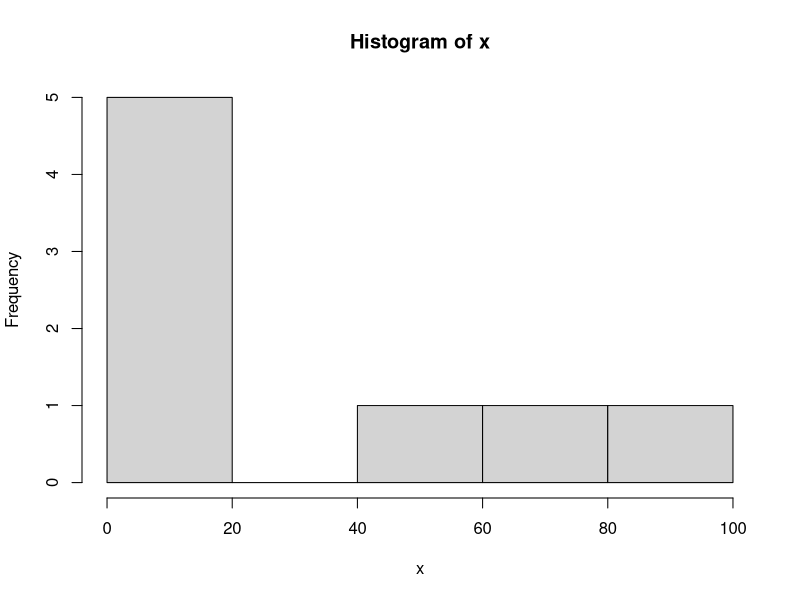
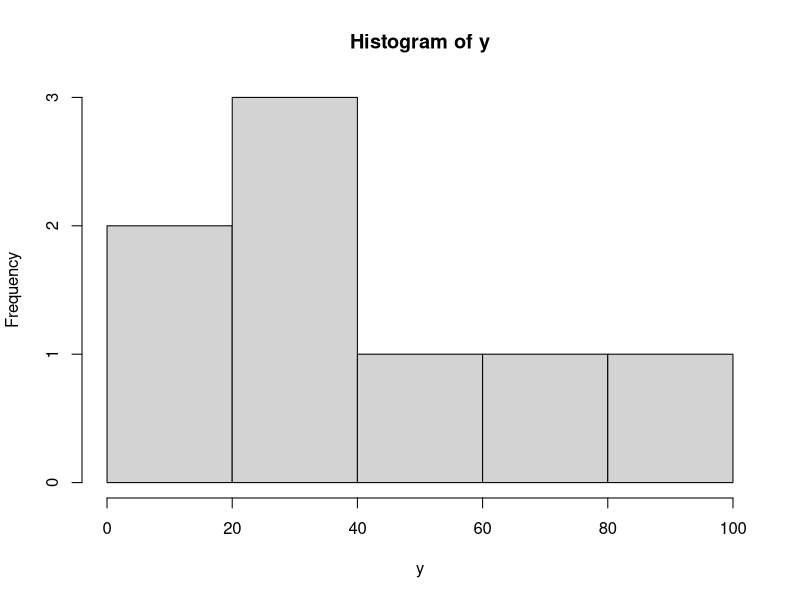
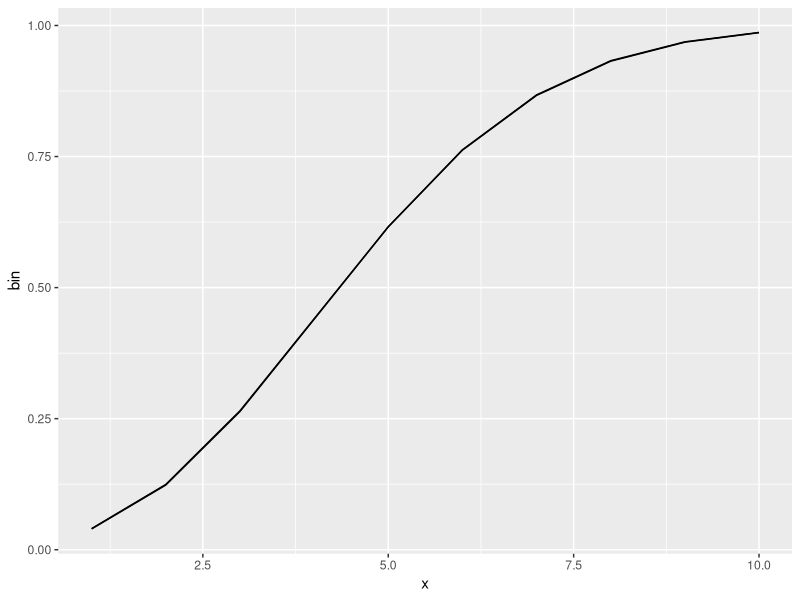
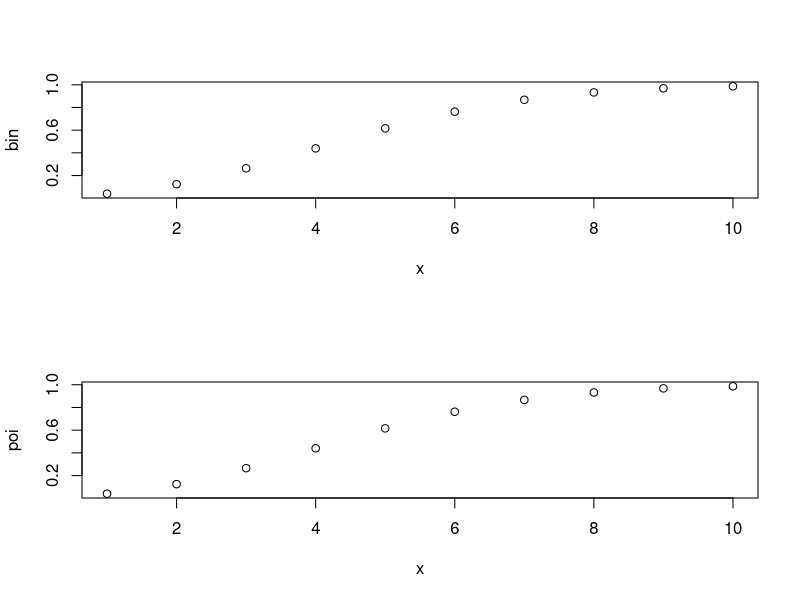
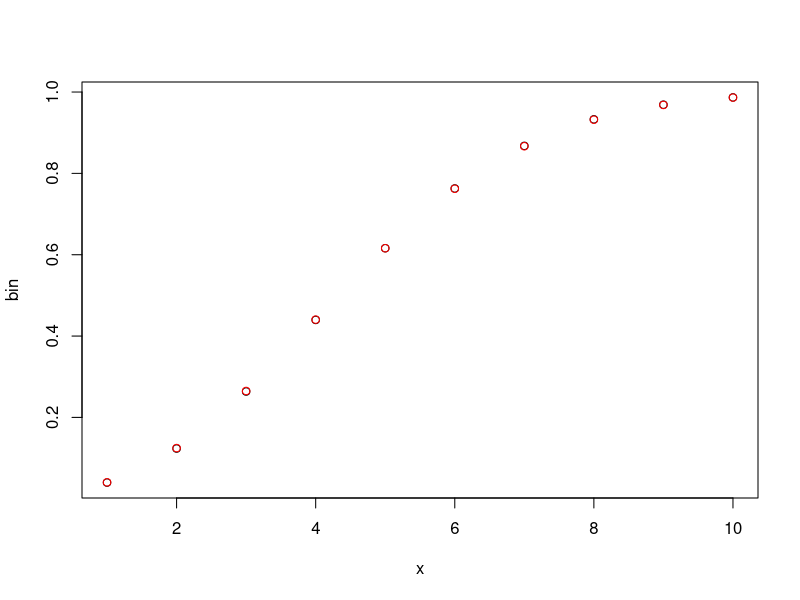
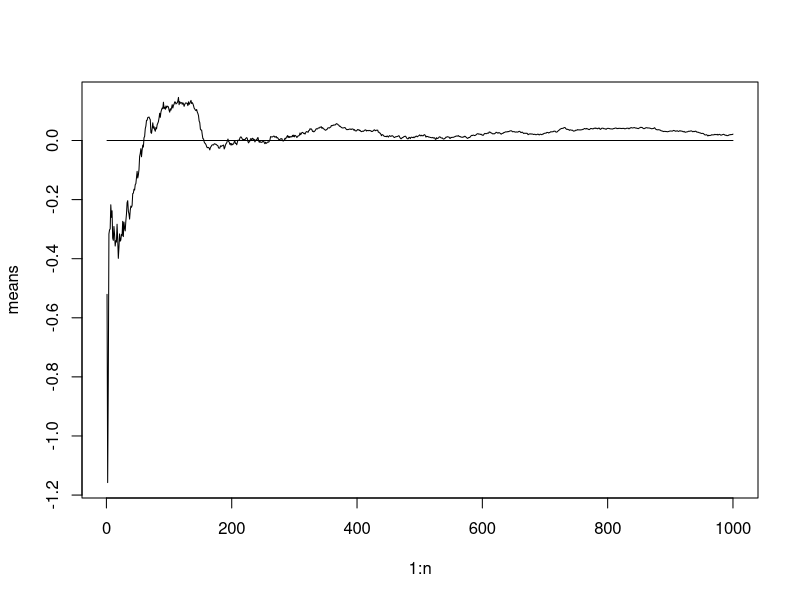
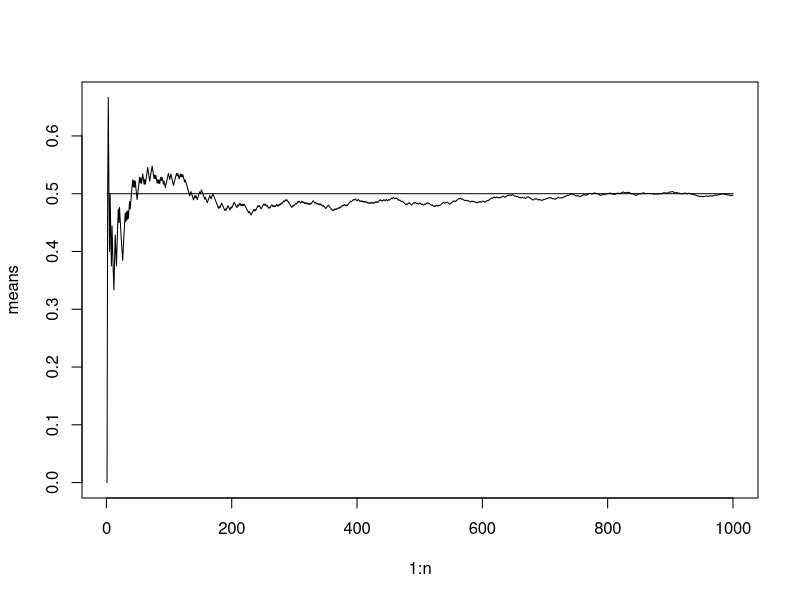
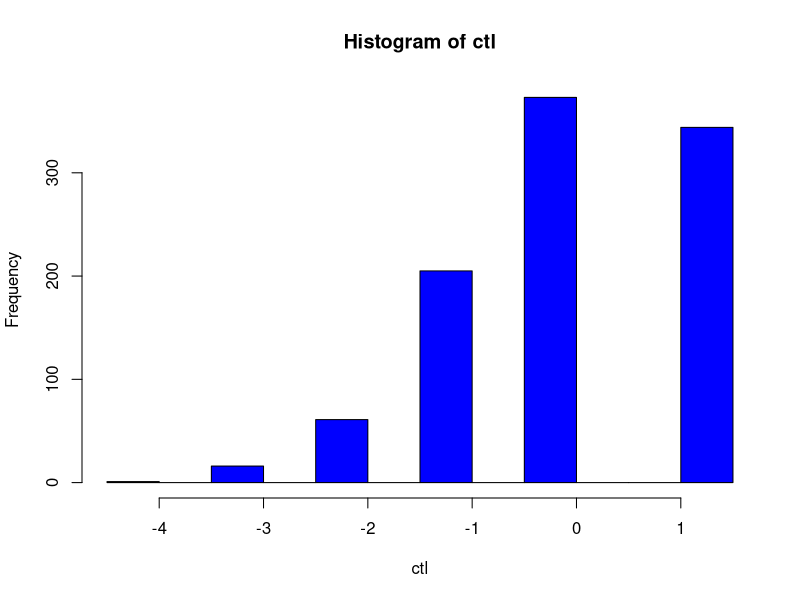

Source code (R) for these figures, in order:


x <- c(1,2,43,2,14,67,8,90)
y <- c(3,45,37,94,69,35,23,3)
x+y
median(x)
median(y)
mean(c(11,36))
median(c(x,y))

library(ggplot2)

hist(x)
hist(y)
density(x)
3.25
((14+43)/2+(67+90)/2)/2













x <- 1:10
bin <- pbinom(x,500,0.01)
poi <- ppois(x,500*0.01)

prob <- data.frame(x,bin,poi)

ggplot(prob, aes(x))+
  geom_line(aes(y=bin))+
  geom_line(aes(y=poi))

par(mfrow=c(2,1))  
plot(x,bin)
plot(x,poi)
dev.off()

plot(x,bin)
points(x,poi, col="red")



### Legge dei grandi numeri con distibuzione normale standard, l'asintoto delle medie converge a zero, mu.
n <- 1000
means <- cumsum(rnorm(n))/(1:n)

plot(1:n, means, type = "l")
lines(1:n,rep(0,1000))

### Legge dei grandi numeri con distibuzione bernulliana
means <- cumsum(sample(0:1,n,replace = T))/(1:n)

plot(1:n, means, type = "l")
lines(1:n,rep(0.5,1000))






### teorema centrale del limite

# CTL_bernulli: n di eventi iid che compongono il campione, p probabilità di ogni evento  
# dato n e p dimostra che la media del campione converge ad una distribuzione normale standard 

CTL_bernulli <- function(n,p){
  t <- 1:1000
  for (i in t){
    means[i] <- sum(sample(0:1,n,replace = T, prob = c(1-p,p)))/n
  }
  ctl <- (means-p)*sqrt(n)/sqrt(p*(1-p))
  
  col <- switch(n/10, "blue", "red","green")
  hist(ctl,col = col)
}

CTL_bernulli(10,0.9)

switch(n/10,hist(ctl, col="blue"), hist(ctl, col="red"), hist(ctl, col="green"), hist(ctl, col="yellow"))










x <-  seq(50, 150,1)
plot(x = x,
     y = dnorm(x,100,15),
     type = "l",                            # Specify that you want to plot a line graph
     lwd = 2,                               # Thickness of line
     lty = 1,
     col = "black",                          # Colour of line
     xlim=c(40,160),                          # Set limit of x-axis
     frame.plot=TRUE,                       # Do plot the frame of the graph
     xlab=" ",                    # Title for x-axis
     ylab= " ",                             # Title for y-axis
     axes = FALSE,                          # Don't plot the scales by default
     main=paste(" "))     # Main title
title(main="Area Under a Normal Distribution") # "line" adjusts distance to axis, cex.lab adjusts size
title(xlab="Standard Deviation") #  # "line" adj
Axis(side=1,at=seq(40, 160, by = 10))
Axis(side=2, labels=FALSE)

# Create data for the area to shade +-3SD
cord.1x <-  c(80,seq(80,120,0.01),120) 
cord.1y <-  c(0,dnorm(seq(80,120,0.01)),0) 
# Make a curve
#curve(dnorm(x,100,15), xlim=c(40,160), main='Standard Normal',lwd=2) 
# Add the shaded area.
polygon(cord.1x,cord.1y,col='grey60')
#dev.off()




dat <-  data.frame(x, y=dnorm(x,100,15))
ggplot(data = dat, mapping = aes(x = x, y = y)) +
  geom_line()+
  geom_area(mapping = aes(x = ifelse(x>100 & x< 115 , x, 0)), fill = "darkgrey") +
  scale_x_continuous(limits=c(40,160), breaks = c(100,115))+
  scale_y_continuous(labels = NULL)+
  ylab("QI distribution")
  

x <- seq(0,1,0.01)
dat <- data.frame(x,y=2*x)
ggplot(data=dat, mapping = aes(x=x,y=y))+
  geom_line()+
  geom_area(mapping = aes(x = ifelse(x>0.2 & x< 0.6 , x, 0)), fill = "darkgrey")+
  scale_x_continuous(limits=c(0,2), breaks = c(0.2,0.6))+
  scale_y_continuous(labels = NULL, limits=c(0,2))
  


